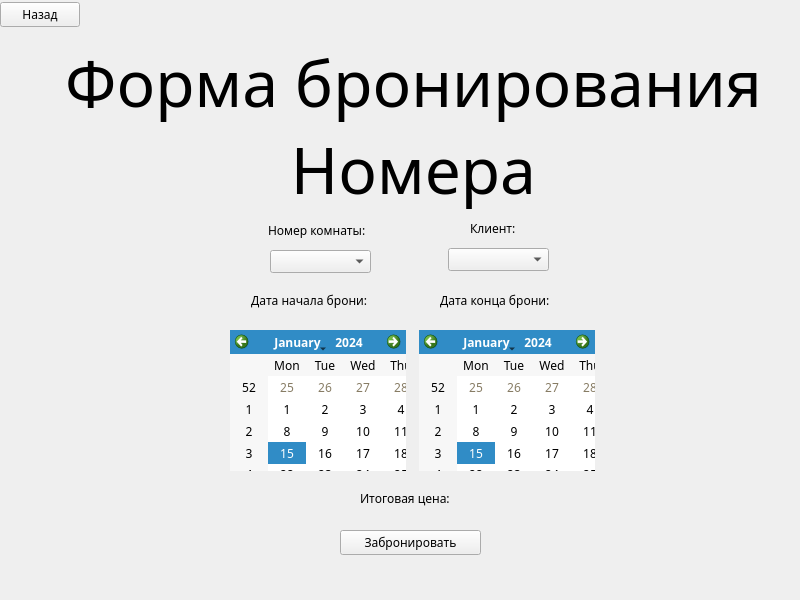
<?xml version="1.0" encoding="UTF-8"?>
<ui version="4.0">
 <class>Form</class>
 <widget class="QWidget" name="Form">
  <property name="geometry">
   <rect>
    <x>0</x>
    <y>0</y>
    <width>800</width>
    <height>600</height>
   </rect>
  </property>
  <property name="minimumSize">
   <size>
    <width>800</width>
    <height>600</height>
   </size>
  </property>
  <property name="maximumSize">
   <size>
    <width>800</width>
    <height>600</height>
   </size>
  </property>
  <property name="palette">
   <palette>
    <active>
     <colorrole role="WindowText">
      <brush brushstyle="SolidPattern">
       <color alpha="255">
        <red>225</red>
        <green>208</green>
        <blue>169</blue>
       </color>
      </brush>
     </colorrole>
     <colorrole role="Button">
      <brush brushstyle="SolidPattern">
       <color alpha="255">
        <red>46</red>
        <green>44</green>
        <blue>43</blue>
       </color>
      </brush>
     </colorrole>
     <colorrole role="Light">
      <brush brushstyle="SolidPattern">
       <color alpha="255">
        <red>69</red>
        <green>66</green>
        <blue>65</blue>
       </color>
      </brush>
     </colorrole>
     <colorrole role="Midlight">
      <brush brushstyle="SolidPattern">
       <color alpha="255">
        <red>57</red>
        <green>55</green>
        <blue>54</blue>
       </color>
      </brush>
     </colorrole>
     <colorrole role="Dark">
      <brush brushstyle="SolidPattern">
       <color alpha="255">
        <red>23</red>
        <green>22</green>
        <blue>22</blue>
       </color>
      </brush>
     </colorrole>
     <colorrole role="Mid">
      <brush brushstyle="SolidPattern">
       <color alpha="255">
        <red>31</red>
        <green>29</green>
        <blue>29</blue>
       </color>
      </brush>
     </colorrole>
     <colorrole role="Text">
      <brush brushstyle="SolidPattern">
       <color alpha="255">
        <red>215</red>
        <green>201</green>
        <blue>163</blue>
       </color>
      </brush>
     </colorrole>
     <colorrole role="BrightText">
      <brush brushstyle="SolidPattern">
       <color alpha="255">
        <red>215</red>
        <green>201</green>
        <blue>163</blue>
       </color>
      </brush>
     </colorrole>
     <colorrole role="ButtonText">
      <brush brushstyle="SolidPattern">
       <color alpha="255">
        <red>215</red>
        <green>201</green>
        <blue>163</blue>
       </color>
      </brush>
     </colorrole>
     <colorrole role="Base">
      <brush brushstyle="SolidPattern">
       <color alpha="255">
        <red>36</red>
        <green>34</green>
        <blue>33</blue>
       </color>
      </brush>
     </colorrole>
     <colorrole role="Window">
      <brush brushstyle="SolidPattern">
       <color alpha="255">
        <red>46</red>
        <green>44</green>
        <blue>43</blue>
       </color>
      </brush>
     </colorrole>
     <colorrole role="Shadow">
      <brush brushstyle="SolidPattern">
       <color alpha="255">
        <red>0</red>
        <green>0</green>
        <blue>0</blue>
       </color>
      </brush>
     </colorrole>
     <colorrole role="Highlight">
      <brush brushstyle="SolidPattern">
       <color alpha="255">
        <red>167</red>
        <green>164</green>
        <blue>0</blue>
       </color>
      </brush>
     </colorrole>
     <colorrole role="AlternateBase">
      <brush brushstyle="SolidPattern">
       <color alpha="255">
        <red>23</red>
        <green>22</green>
        <blue>21</blue>
       </color>
      </brush>
     </colorrole>
     <colorrole role="ToolTipBase">
      <brush brushstyle="SolidPattern">
       <color alpha="255">
        <red>255</red>
        <green>255</green>
        <blue>220</blue>
       </color>
      </brush>
     </colorrole>
     <colorrole role="ToolTipText">
      <brush brushstyle="SolidPattern">
       <color alpha="255">
        <red>0</red>
        <green>0</green>
        <blue>0</blue>
       </color>
      </brush>
     </colorrole>
     <colorrole role="PlaceholderText">
      <brush brushstyle="SolidPattern">
       <color alpha="127">
        <red>255</red>
        <green>255</green>
        <blue>255</blue>
       </color>
      </brush>
     </colorrole>
    </active>
    <inactive>
     <colorrole role="WindowText">
      <brush brushstyle="SolidPattern">
       <color alpha="255">
        <red>0</red>
        <green>0</green>
        <blue>0</blue>
       </color>
      </brush>
     </colorrole>
     <colorrole role="Button">
      <brush brushstyle="SolidPattern">
       <color alpha="255">
        <red>239</red>
        <green>239</green>
        <blue>239</blue>
       </color>
      </brush>
     </colorrole>
     <colorrole role="Light">
      <brush brushstyle="SolidPattern">
       <color alpha="255">
        <red>255</red>
        <green>255</green>
        <blue>255</blue>
       </color>
      </brush>
     </colorrole>
     <colorrole role="Midlight">
      <brush brushstyle="SolidPattern">
       <color alpha="255">
        <red>202</red>
        <green>202</green>
        <blue>202</blue>
       </color>
      </brush>
     </colorrole>
     <colorrole role="Dark">
      <brush brushstyle="SolidPattern">
       <color alpha="255">
        <red>159</red>
        <green>159</green>
        <blue>159</blue>
       </color>
      </brush>
     </colorrole>
     <colorrole role="Mid">
      <brush brushstyle="SolidPattern">
       <color alpha="255">
        <red>184</red>
        <green>184</green>
        <blue>184</blue>
       </color>
      </brush>
     </colorrole>
     <colorrole role="Text">
      <brush brushstyle="SolidPattern">
       <color alpha="255">
        <red>0</red>
        <green>0</green>
        <blue>0</blue>
       </color>
      </brush>
     </colorrole>
     <colorrole role="BrightText">
      <brush brushstyle="SolidPattern">
       <color alpha="255">
        <red>255</red>
        <green>255</green>
        <blue>255</blue>
       </color>
      </brush>
     </colorrole>
     <colorrole role="ButtonText">
      <brush brushstyle="SolidPattern">
       <color alpha="255">
        <red>0</red>
        <green>0</green>
        <blue>0</blue>
       </color>
      </brush>
     </colorrole>
     <colorrole role="Base">
      <brush brushstyle="SolidPattern">
       <color alpha="255">
        <red>255</red>
        <green>255</green>
        <blue>255</blue>
       </color>
      </brush>
     </colorrole>
     <colorrole role="Window">
      <brush brushstyle="SolidPattern">
       <color alpha="255">
        <red>239</red>
        <green>239</green>
        <blue>239</blue>
       </color>
      </brush>
     </colorrole>
     <colorrole role="Shadow">
      <brush brushstyle="SolidPattern">
       <color alpha="255">
        <red>118</red>
        <green>118</green>
        <blue>118</blue>
       </color>
      </brush>
     </colorrole>
     <colorrole role="Highlight">
      <brush brushstyle="SolidPattern">
       <color alpha="255">
        <red>48</red>
        <green>140</green>
        <blue>198</blue>
       </color>
      </brush>
     </colorrole>
     <colorrole role="AlternateBase">
      <brush brushstyle="SolidPattern">
       <color alpha="255">
        <red>247</red>
        <green>247</green>
        <blue>247</blue>
       </color>
      </brush>
     </colorrole>
     <colorrole role="ToolTipBase">
      <brush brushstyle="SolidPattern">
       <color alpha="255">
        <red>255</red>
        <green>255</green>
        <blue>220</blue>
       </color>
      </brush>
     </colorrole>
     <colorrole role="ToolTipText">
      <brush brushstyle="SolidPattern">
       <color alpha="255">
        <red>0</red>
        <green>0</green>
        <blue>0</blue>
       </color>
      </brush>
     </colorrole>
     <colorrole role="PlaceholderText">
      <brush brushstyle="SolidPattern">
       <color alpha="128">
        <red>0</red>
        <green>0</green>
        <blue>0</blue>
       </color>
      </brush>
     </colorrole>
    </inactive>
    <disabled>
     <colorrole role="WindowText">
      <brush brushstyle="SolidPattern">
       <color alpha="255">
        <red>135</red>
        <green>124</green>
        <blue>100</blue>
       </color>
      </brush>
     </colorrole>
     <colorrole role="Button">
      <brush brushstyle="SolidPattern">
       <color alpha="255">
        <red>46</red>
        <green>44</green>
        <blue>43</blue>
       </color>
      </brush>
     </colorrole>
     <colorrole role="Light">
      <brush brushstyle="SolidPattern">
       <color alpha="255">
        <red>69</red>
        <green>66</green>
        <blue>65</blue>
       </color>
      </brush>
     </colorrole>
     <colorrole role="Midlight">
      <brush brushstyle="SolidPattern">
       <color alpha="255">
        <red>57</red>
        <green>55</green>
        <blue>54</blue>
       </color>
      </brush>
     </colorrole>
     <colorrole role="Dark">
      <brush brushstyle="SolidPattern">
       <color alpha="255">
        <red>23</red>
        <green>22</green>
        <blue>22</blue>
       </color>
      </brush>
     </colorrole>
     <colorrole role="Mid">
      <brush brushstyle="SolidPattern">
       <color alpha="255">
        <red>31</red>
        <green>29</green>
        <blue>29</blue>
       </color>
      </brush>
     </colorrole>
     <colorrole role="Text">
      <brush brushstyle="SolidPattern">
       <color alpha="255">
        <red>135</red>
        <green>124</green>
        <blue>100</blue>
       </color>
      </brush>
     </colorrole>
     <colorrole role="BrightText">
      <brush brushstyle="SolidPattern">
       <color alpha="255">
        <red>215</red>
        <green>201</green>
        <blue>163</blue>
       </color>
      </brush>
     </colorrole>
     <colorrole role="ButtonText">
      <brush brushstyle="SolidPattern">
       <color alpha="255">
        <red>135</red>
        <green>124</green>
        <blue>100</blue>
       </color>
      </brush>
     </colorrole>
     <colorrole role="Base">
      <brush brushstyle="SolidPattern">
       <color alpha="255">
        <red>46</red>
        <green>44</green>
        <blue>43</blue>
       </color>
      </brush>
     </colorrole>
     <colorrole role="Window">
      <brush brushstyle="SolidPattern">
       <color alpha="255">
        <red>46</red>
        <green>44</green>
        <blue>43</blue>
       </color>
      </brush>
     </colorrole>
     <colorrole role="Shadow">
      <brush brushstyle="SolidPattern">
       <color alpha="255">
        <red>177</red>
        <green>177</green>
        <blue>177</blue>
       </color>
      </brush>
     </colorrole>
     <colorrole role="Highlight">
      <brush brushstyle="SolidPattern">
       <color alpha="255">
        <red>145</red>
        <green>145</green>
        <blue>145</blue>
       </color>
      </brush>
     </colorrole>
     <colorrole role="AlternateBase">
      <brush brushstyle="SolidPattern">
       <color alpha="255">
        <red>247</red>
        <green>247</green>
        <blue>247</blue>
       </color>
      </brush>
     </colorrole>
     <colorrole role="ToolTipBase">
      <brush brushstyle="SolidPattern">
       <color alpha="255">
        <red>255</red>
        <green>255</green>
        <blue>220</blue>
       </color>
      </brush>
     </colorrole>
     <colorrole role="ToolTipText">
      <brush brushstyle="SolidPattern">
       <color alpha="255">
        <red>0</red>
        <green>0</green>
        <blue>0</blue>
       </color>
      </brush>
     </colorrole>
     <colorrole role="PlaceholderText">
      <brush brushstyle="SolidPattern">
       <color alpha="128">
        <red>0</red>
        <green>0</green>
        <blue>0</blue>
       </color>
      </brush>
     </colorrole>
    </disabled>
   </palette>
  </property>
  <property name="font">
   <font>
    <family>Rubik</family>
   </font>
  </property>
  <property name="windowTitle">
   <string>Registration</string>
  </property>
  <widget class="QPushButton" name="button">
   <property name="geometry">
    <rect>
     <x>0</x>
     <y>2</y>
     <width>80</width>
     <height>25</height>
    </rect>
   </property>
   <property name="text">
    <string>Назад</string>
   </property>
  </widget>
  <widget class="QPushButton" name="button_reg">
   <property name="geometry">
    <rect>
     <x>340</x>
     <y>530</y>
     <width>141</width>
     <height>25</height>
    </rect>
   </property>
   <property name="text">
    <string>Забронировать</string>
   </property>
  </widget>
  <widget class="QLabel" name="label">
   <property name="geometry">
    <rect>
     <x>68</x>
     <y>40</y>
     <width>691</width>
     <height>171</height>
    </rect>
   </property>
   <property name="font">
    <font>
     <family>Rubik</family>
     <pointsize>48</pointsize>
    </font>
   </property>
   <property name="text">
    <string>Форма бронирования
Номера</string>
   </property>
   <property name="alignment">
    <set>Qt::AlignCenter</set>
   </property>
  </widget>
  <widget class="QLabel" name="label_6">
   <property name="geometry">
    <rect>
     <x>268</x>
     <y>222</y>
     <width>111</width>
     <height>17</height>
    </rect>
   </property>
   <property name="text">
    <string>Номер комнаты:</string>
   </property>
  </widget>
  <widget class="QLabel" name="label_7">
   <property name="geometry">
    <rect>
     <x>251</x>
     <y>290</y>
     <width>131</width>
     <height>21</height>
    </rect>
   </property>
   <property name="text">
    <string>Дата начала брони:</string>
   </property>
  </widget>
  <widget class="QComboBox" name="room_box">
   <property name="geometry">
    <rect>
     <x>270</x>
     <y>250</y>
     <width>101</width>
     <height>23</height>
    </rect>
   </property>
  </widget>
  <widget class="QCalendarWidget" name="cal_start">
   <property name="geometry">
    <rect>
     <x>230</x>
     <y>330</y>
     <width>176</width>
     <height>141</height>
    </rect>
   </property>
  </widget>
  <widget class="QCalendarWidget" name="cal_end">
   <property name="geometry">
    <rect>
     <x>419</x>
     <y>330</y>
     <width>176</width>
     <height>141</height>
    </rect>
   </property>
  </widget>
  <widget class="QLabel" name="label_8">
   <property name="geometry">
    <rect>
     <x>440</x>
     <y>290</y>
     <width>131</width>
     <height>21</height>
    </rect>
   </property>
   <property name="text">
    <string>Дата конца брони:</string>
   </property>
  </widget>
  <widget class="QComboBox" name="comboBox_2">
   <property name="geometry">
    <rect>
     <x>448</x>
     <y>248</y>
     <width>101</width>
     <height>23</height>
    </rect>
   </property>
  </widget>
  <widget class="QLabel" name="label_9">
   <property name="geometry">
    <rect>
     <x>470</x>
     <y>220</y>
     <width>111</width>
     <height>17</height>
    </rect>
   </property>
   <property name="text">
    <string>Клиент:</string>
   </property>
  </widget>
  <widget class="QLabel" name="label_10">
   <property name="geometry">
    <rect>
     <x>360</x>
     <y>490</y>
     <width>111</width>
     <height>17</height>
    </rect>
   </property>
   <property name="text">
    <string>Итоговая цена: </string>
   </property>
  </widget>
 </widget>
 <resources/>
 <connections/>
</ui>
